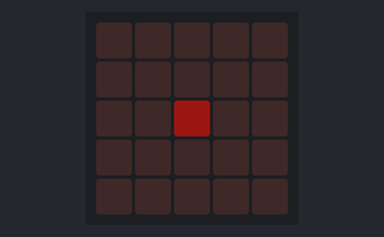
This program was run on a simulated BBC micro:bit running MicroPython. Parts: the board's 5×5 LED display. Dim RGB values are drawn brighter than linear.

Above: at 0.3 s.
At 0.7 s:
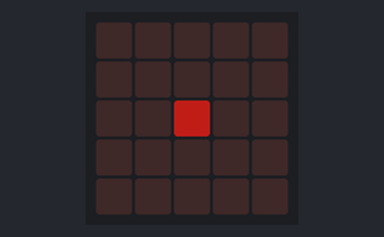
At 1.1 s:
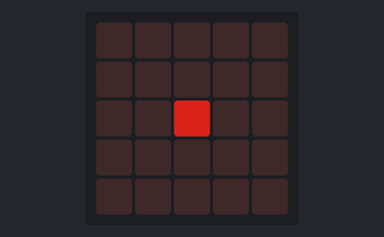
At 1.5 s:
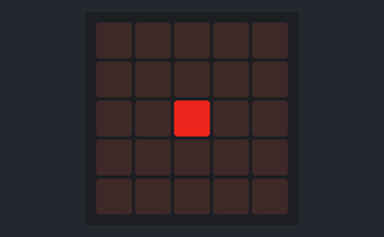
At 1.9 s:
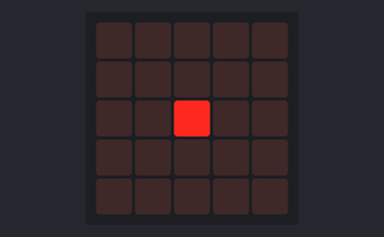

The program:

Dim_LED.py
```python
# Use display.set_pixel(x, y, value) to dim up and down an LED's brightness
from microbit import *

x = 2
y = 2
dim = 0
display.clear()
while True:
    display.set_pixel(x, y, dim)
    sleep(200)
    dim = dim + 1
    if dim > 9:
        dim = 0

    
```

Measured:
- by itself, everything shown: repeats every 2.0 s, in 10 steps
